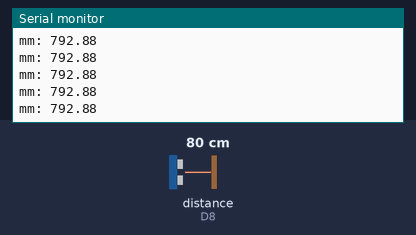
Simulated run of this sketch. Board: ESP8266 (NodeMCU). On the bench: the last lines printed to the serial monitor. Wiring (inferred from the names in the program): ultrasonic range finder: trigger D7; echo D8. Inputs (shaded band) come from the test bench; at power-on: distance to the obstacle (sensor on D8) 80 cm. The echo pulse lasts 58.3 µs per cm.

Above: at 1.2 s.
1.3 s: distance to the obstacle (sensor on D8) set to 2 cm
At 1.32 s:
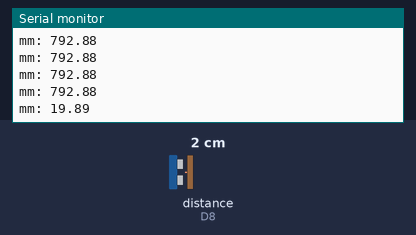
2.8 s: distance to the obstacle (sensor on D8) set to 4 cm
At 2.82 s:
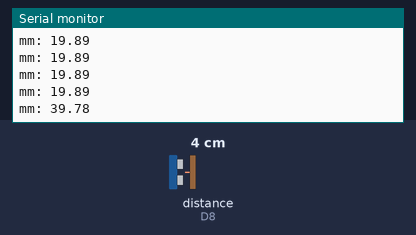
Timing chart, 0 to 5.8 s (numbered marks = the images above; inputs shaded):
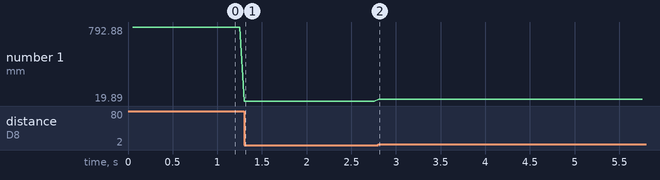

The sketch:

HC_SR04.ino
```cpp
#define TRIGGER D7
#define ECHO D8
#define SOUND_VELOCITY 0.34  // [mm/us]
#define delay_time 50L
uint32_t ref_time = 0;

float read_distance(uint8_t trigger, uint8_t echo);

void setup() {
  Serial.begin(115200);
  while (!Serial) delay(100);
  pinMode(TRIGGER, OUTPUT);
  pinMode(ECHO, INPUT);
  ref_time = millis();
}

void loop() {
  if (millis() - ref_time >= delay_time) {
    ref_time = millis();
    Serial.print("mm: ");
    Serial.println(read_distance(TRIGGER, ECHO));
  }
}

float read_distance(uint8_t trigger, uint8_t echo) {
#ifndef SOUND_VELOCITY
#define SOUND_VELOCITY 0.337
#endif
  digitalWrite(trigger, 0);
  delayMicroseconds(2);
  digitalWrite(trigger, 1);
  delayMicroseconds(10);
  digitalWrite(trigger, 0);
  float aux = pulseIn(echo, HIGH);
  return aux * SOUND_VELOCITY / 2;
}
```

Measured:
- after the input at 1.3 s, the serial monitor: prints a new line at once (image 1)
- after the input at 2.8 s, the serial monitor: prints a new line at once (image 2)
- plotted number 1: 792.88 → 19.89 after the input at 1.3 s, 19.89 → 39.78 after the input at 2.8 s
